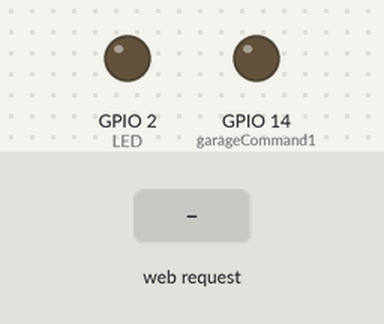
Simulated run of this sketch. Board: ESP8266 (NodeMCU). Shown: output pins drawn as LEDs (lit = HIGH). The inputs (shaded band) are chosen by the test bench. WiFi joins after 1.5 s; servers stay silent unless stated.

Above: at 0.1 s.
At 2.7 s:
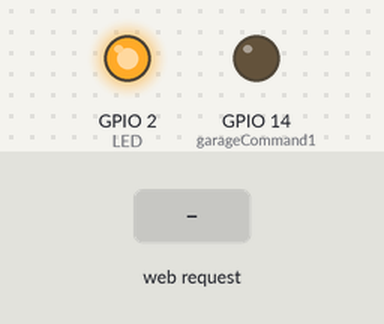
2.8 s: HTTP request GET /garage/1/toggle/4czODA received
At 3.6 s:
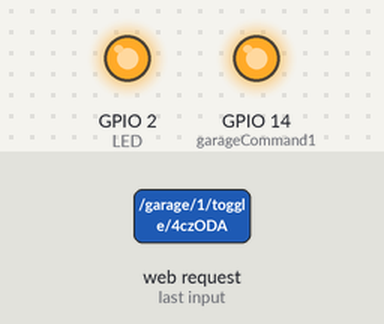
Timing chart, 0 to 5.8 s (numbered marks = the images above; inputs shaded):
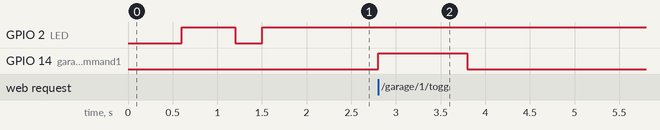

The sketch:

only_relay.ino
```cpp
// LED will blink when in config mode
#include <ESP8266WiFi.h>
#include <WiFiClient.h>
#include <ESP8266WebServer.h>
#include <WiFiManager.h> // https://github.com/tzapu/WiFiManager

//for LED status
#include <Ticker.h>
Ticker ticker;

#ifndef LED_BUILTIN
#define LED_BUILTIN 13 // ESP32 DOES NOT DEFINE LED_BUILTIN
#endif

int LED = LED_BUILTIN;

#define garageCommand1 14 // D5
#define garageSensor1 12 // D6
ESP8266WebServer server(80);

void tick()
{
  //toggle state
  digitalWrite(LED, !digitalRead(LED));     // set pin to the opposite state
}

//gets called when WiFiManager enters configuration mode
void configModeCallback (WiFiManager *myWiFiManager) {
  //Serial.println("Entered config mode");
  //Serial.println(WiFi.softAPIP());
  //if you used auto generated SSID, print it
  //Serial.println(myWiFiManager->getConfigPortalSSID());
  //entered config mode, make led toggle faster
  ticker.attach(0.2, tick);
}

void setup() {
  pinMode(garageSensor1, INPUT_PULLUP);   // Configure switch pin with pull-up
  pinMode(garageCommand1, OUTPUT); // Set the relay pin as output
  digitalWrite(garageCommand1, LOW); // Ensure the relay is initially off
  WiFi.mode(WIFI_STA); // explicitly set mode, esp defaults to STA+AP
  // put your setup code here, to run once:
  //Serial.begin(115200);


  pinMode(LED, OUTPUT); //set led pin as output
  // start ticker with 0.5 because we start in AP mode and try to connect
  ticker.attach(0.6, tick);

  //WiFiManager
  //Local intialization. Once its business is done, there is no need to keep it around
  WiFiManager wm;
  wm.setConfigPortalTimeout(180);
  //reset settings - for testing
  //wm.resetSettings();

  //set callback that gets called when connecting to previous WiFi fails, and enters Access Point mode
  wm.setAPCallback(configModeCallback);

  //fetches ssid and pass and tries to connect
  //if it does not connect it starts an access point with the specified name
  //here  "AutoConnectAP"
  //and goes into a blocking loop awaiting configuration
  if (!wm.autoConnect()) {
    //Serial.println("failed to connect and hit timeout");
    //reset and try again, or maybe put it to deep sleep
    ESP.restart();
    delay(1000);
  }

  //if you get here you have connected to the WiFi
  //Serial.println("connected...yeey :)");
  ticker.detach();
  //keep LED off
  digitalWrite(LED, HIGH);

  WiFi.setSleepMode(WIFI_NONE_SLEEP);

  server.on("/garage/1/toggle/4czODA", [](){
    server.send(200, "application/json", "{\"toggling\":true}");
    digitalWrite(garageCommand1, HIGH);
    delay(1000);
    digitalWrite(garageCommand1, LOW);
  });

  server.on("/garage/1/status/4czODA", [](){
    if (digitalRead(garageSensor1) == HIGH) {
      server.send(200, "application/json", "{\"closed\":true}");
    } else {
      server.send(200, "application/json", "{\"closed\":false}");
    }
  });
  server.begin();
}

void loop() {
  server.handleClient();
}
```

Measured:
- after the input at 2.8 s, GPIO 14 (garageCommand1): LOW → HIGH at once, → LOW 1.0 s later
